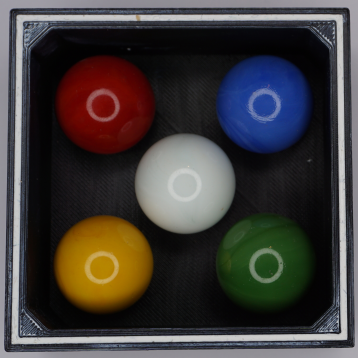
#> input picture xlh-cv-tutorial/2 Grundlagen der Bildverarbeitung/4 Kernelfunktionen/3 Unschärfe/img/box_with_bullets.png, 358 x 358 px
$ python blurring.py
#> lines starting #> are read from the running program, lines starting #| are printed output that depends on the picture; after the words box and inside, x2 and y2 are one past the last pixel; in counts of white or black regions, pixels touching at a corner belong together
# blurring.py
import cv2
import numpy as np

# definiere den Font und die Farbe
font = cv2.FONT_HERSHEY_SIMPLEX
RED = (0, 0, 255)

# lade Bild von der Datei in ein NumPy Array
image = cv2.imread('img/box_with_bullets.png')
#> image is the input picture: shape (358, 358, 3); mean B, G, R 58.4, 60.2, 64.6

# Kernelgrössen
kernel_sizes = [(5, 5), (11, 11), (19, 19)]

# Mittelwertfilter cv2.blur
image_blurred = image.copy()
image_blurred = cv2.putText(image_blurred, 'Original', (25, 25),
                            font, 0.8, RED, 2, cv2.LINE_AA)
#> image_blurred: shape (358, 358, 3); 1.02% of pixels changed, all inside (x1, y1, x2, y2) = (25, 6, 118, 34)
for (x, y) in kernel_sizes:
    blurred = cv2.blur(image, (x, y))
    blurred = cv2.putText(blurred, f'Mittelwertfilter ({x:d}, {y:d})', (25, 25),
                          font, 0.8, RED, 2, cv2.LINE_AA)
    image_blurred = np.hstack([image_blurred, blurred])
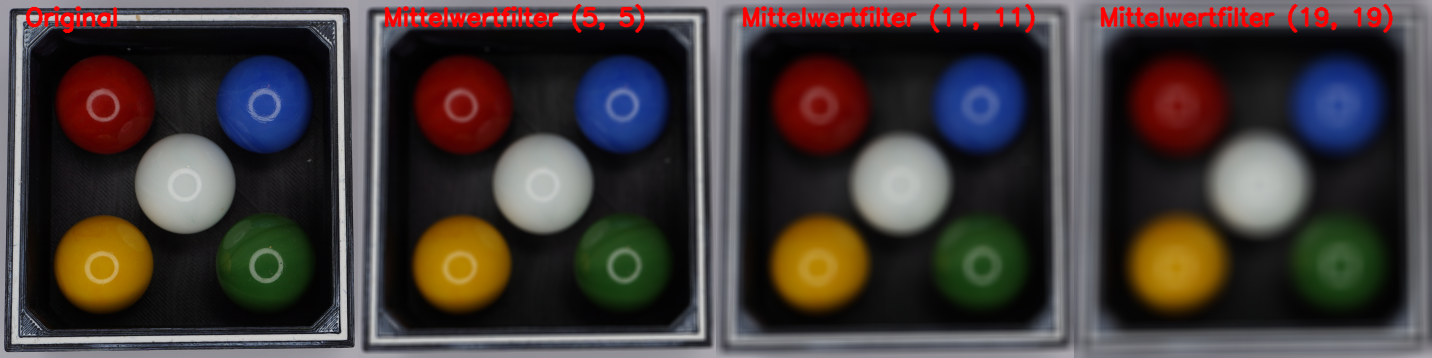
#> image_blurred: shape (358, 1432, 3); mean B, G, R 56.7, 58.5, 66.8

# Gaussfilter cv2.GaussianBlur
image_gaussian = image.copy()
image_gaussian = cv2.putText(image_gaussian, 'Original', (25, 25),
                             font, 0.8, RED, 2, cv2.LINE_AA)
for (x, y) in kernel_sizes:
    blurred = cv2.GaussianBlur(image, (x, y), 0)
    blurred = cv2.putText(blurred, f'Gaussfilter ({x:d}, {y:d})', (25, 25),
                          font, 0.8, RED, 2, cv2.LINE_AA)
    image_gaussian = np.hstack([image_gaussian, blurred])
#> this loop made 3 passes
#> pass 1, `blurred = cv2.putText(blurred, f'Gaussfilter ({x:d}, {y:d})', (25, 25)..`:
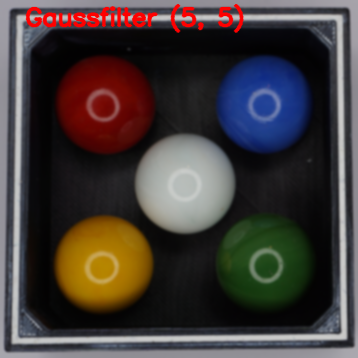
#> blurred: shape (358, 358, 3); mean B, G, R 56.9, 58.7, 66.7
#> after the loop:
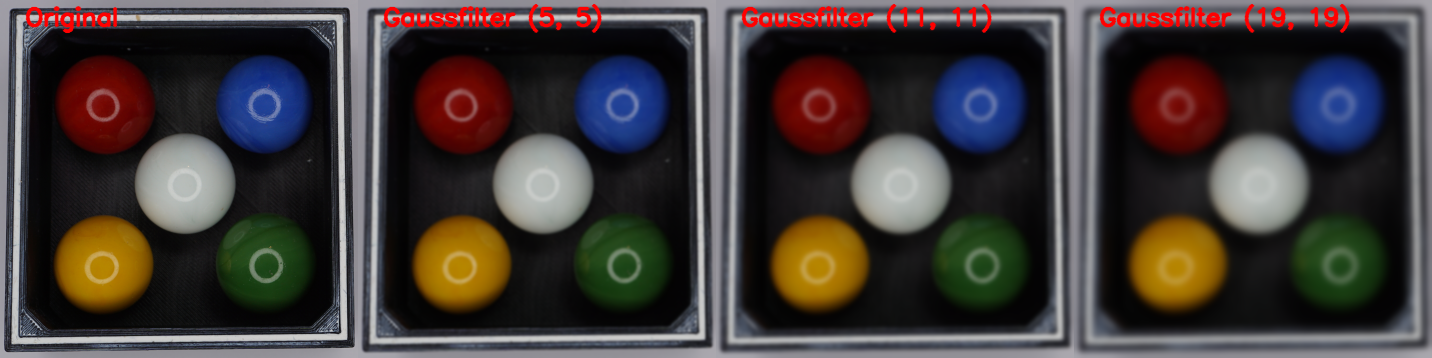
#> image_gaussian: shape (358, 1432, 3); mean B, G, R 57, 58.9, 66.5

# Medianfilter cv2.medianBlur
image_median = image.copy()
image_median = cv2.putText(image_median, 'Original', (25, 25),
                           font, 0.8, RED, 2, cv2.LINE_AA)
for (x, y) in kernel_sizes:
    blurred = cv2.medianBlur(image, x)
    blurred = cv2.putText(blurred, f'Medianfilter ({x:d})', (25, 25),
                          font, 0.8, RED, 2, cv2.LINE_AA)
    image_median = np.hstack([image_median, blurred])
#> this loop made 3 passes
#> pass 1, `blurred = cv2.putText(blurred, f'Medianfilter ({x:d})', (25, 25), font..`:
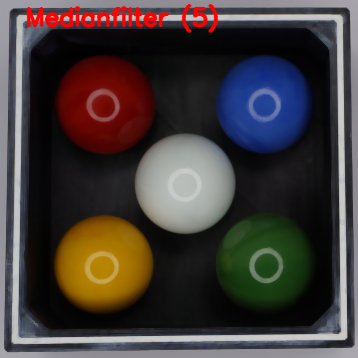
#> blurred: shape (358, 358, 3); mean B, G, R 57.1, 58.9, 66.7
#> pass 1, `image_median = np.hstack([image_median, blurred])`:
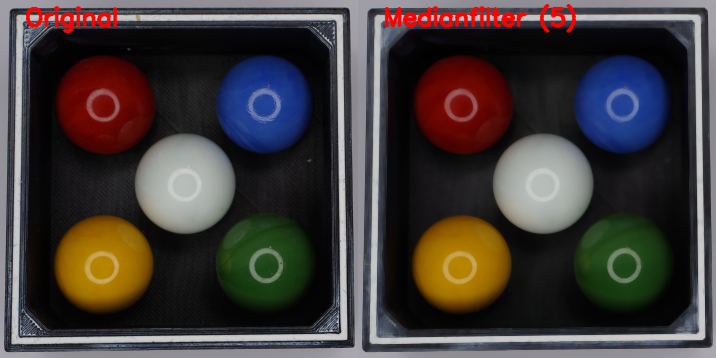
#> image_median: shape (358, 716, 3); mean B, G, R 57.4, 59.2, 66.2
#> after the loop:
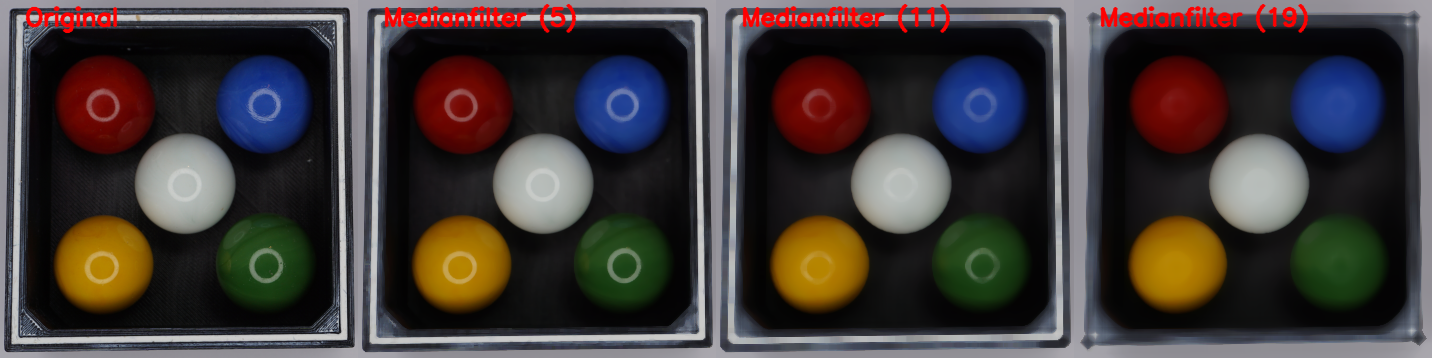
#> image_median: shape (358, 1432, 3); mean B, G, R 56.6, 58.2, 65.7

# Zusammenfassung der Ausganslage und der Bearbeitung
result = np.vstack([image_blurred, image_gaussian, image_median])

# schreibe das Bild in eine Datei
cv2.imwrite('img/blurring.png', result[0:-2, 0:-2])
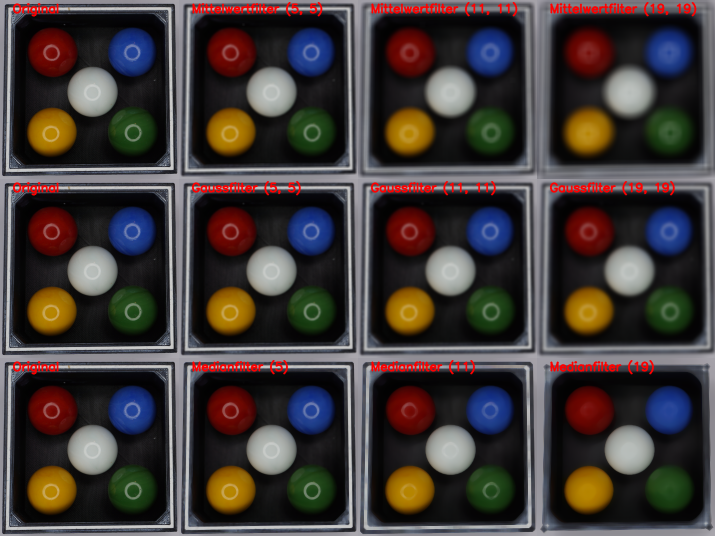
#> saved as blurring.png: shape (1072, 1430, 3) (shown at 1/2 size); mean B, G, R 56.4, 58.3, 66.1

# Anzeige auf dem Bildschirm
cv2.imshow('Ausgabe', result)
cv2.moveWindow('Ausgabe', 100, 100)
cv2.waitKey(0)
